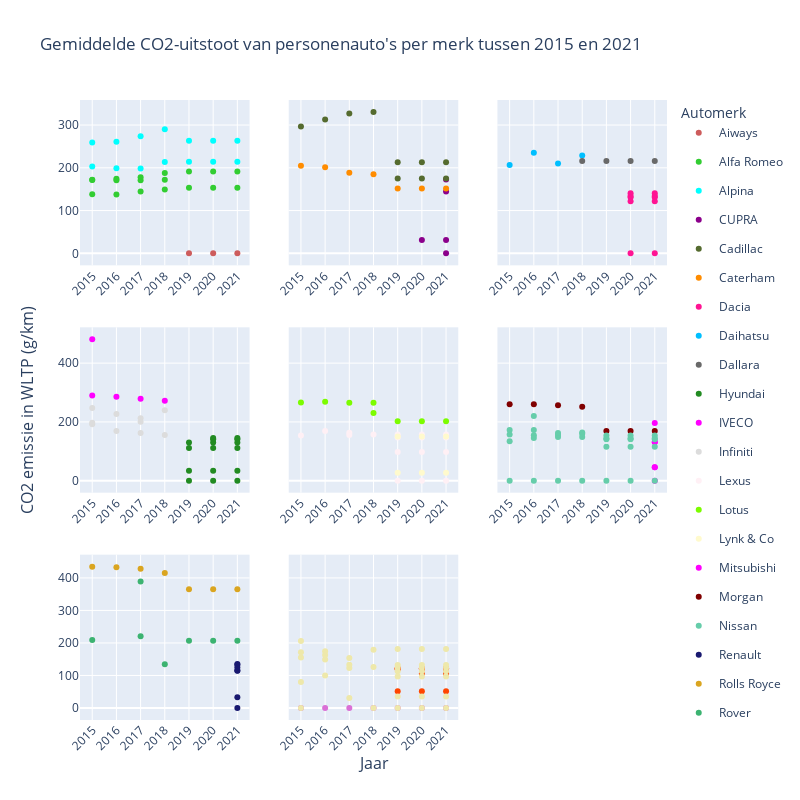

The cell this chart's notebook holds for it:
### Markdown cell above
>**Figuur 5**. Deze staafdiagram visualiseert de totale CO2-uitstoot van personenauto's in de Europese Unie, ingedeeld naar brandstoftype. De x-as vertegenwoordigt de verschillende brandstoftypes, terwijl de y-as de CO2-uitstoot in WLTP (g/km) weergeeft. Elke staaf geeft de emissiewaarden weer voor een specifiek brandstoftype. Door deze visualisatie te lezen, kunnen we gemakkelijk de brandstoftypes identificeren die de hoogste en laagste CO2-uitstoot hebben, waardoor inzicht ontstaat in de impact van verschillende brandstoffen op de uitstoot van broeikasgassen in de transportsector.

We kunnen uit figuur 5 dus afleiden dat auto’s die op benzine rijden hoge hoeveelheden CO2 uitstoten. In de EU bedroeg de totale CO2-uitstoot van personenauto’s voor het brandstoftype ‘petrol’ namelijk 735.0874 miljoen gram per kilometer in één jaar. Als we de totale uitstoot delen door het aantal auto's dat op dit type brandstof rijdt, komen we uit op een uitstoot van 135 g/km per auto. Vergeleken met het toegestane maximum van 95 g/km is dit erg hoog, wat aangeeft dat de emissie niveaus aanzienlijk overschreden worden en dat er behoefte is aan een reductie (bron toevoegen).

### Code cell
df_split = np.array_split(car_emission, 8)

# Split data into different parts.
plot1 = px.scatter(df_split[0], x='year', y='Ewltp (g/km) mean', color='Mk', color_discrete_sequence =['indianred', 'limegreen', 'aqua'], hover_data=[df_split[0]['Ft']])
plot2 = px.scatter(df_split[1], x='year', y='Ewltp (g/km) mean', color='Mk', color_discrete_sequence =['darkmagenta', 'darkolivegreen', 'darkorange'], hover_data=[df_split[1]['Ft']])
plot3 = px.scatter(df_split[2], x='year', y='Ewltp (g/km) mean', color='Mk', color_discrete_sequence =['deeppink', 'deepskyblue', 'dimgray'], hover_data=[df_split[2]['Ft']])
plot4 = px.scatter(df_split[3], x='year', y='Ewltp (g/km) mean', color='Mk', color_discrete_sequence =['forestgreen', 'fuchsia', 'gainsboro'], hover_data=[df_split[3]['Ft']])
plot5 = px.scatter(df_split[4], x='year', y='Ewltp (g/km) mean', color='Mk', color_discrete_sequence =['lavenderblush', 'lawngreen', 'lemonchiffon'], hover_data=[df_split[4]['Ft']])
plot6 = px.scatter(df_split[5], x='year', y='Ewltp (g/km) mean', color='Mk', color_discrete_sequence =['magenta', 'maroon', 'mediumaquamarine'], hover_data=[df_split[5]['Ft']])
plot7 = px.scatter(df_split[6], x='year', y='Ewltp (g/km) mean', color='Mk', color_discrete_sequence =['midnightblue', 'goldenrod', 'mediumseagreen'], hover_data=[df_split[6]['Ft']])
plot8 = px.scatter(df_split[7], x='year', y='Ewltp (g/km) mean', color='Mk', color_discrete_sequence =['orangered', 'orchid', 'palegoldenrod'], hover_data=[df_split[7]['Ft']])

fig = make_subplots(rows=3, cols=3, shared_yaxes=True, x_title="Jaar", y_title="CO2 emissie in WLTP (g/km)")

# Add the trace of each part to the plot.
fig.add_trace(plot1['data'][0], row=1, col=1)
fig.add_trace(plot1['data'][1], row=1, col=1)
fig.add_trace(plot1['data'][2], row=1, col=1)

fig.append_trace(plot2['data'][0], row=1, col=2)
fig.append_trace(plot2['data'][1], row=1, col=2)
fig.append_trace(plot2['data'][2], row=1, col=2)

fig.append_trace(plot3['data'][0], row=1, col=3)
fig.append_trace(plot3['data'][1], row=1, col=3)
fig.append_trace(plot3['data'][2], row=1, col=3)

fig.append_trace(plot4['data'][0], row=2, col=1)
fig.append_trace(plot4['data'][1], row=2, col=1)
fig.append_trace(plot4['data'][2], row=2, col=1)

fig.append_trace(plot5['data'][0], row=2, col=2)
fig.append_trace(plot5['data'][1], row=2, col=2)
fig.append_trace(plot5['data'][2], row=2, col=2)

fig.append_trace(plot6['data'][0], row=2, col=3)
fig.append_trace(plot6['data'][1], row=2, col=3)
fig.append_trace(plot6['data'][2], row=2, col=3)

fig.append_trace(plot7['data'][0], row=3, col=1)
fig.append_trace(plot7['data'][1], row=3, col=1)
fig.append_trace(plot7['data'][2], row=3, col=1)

fig.append_trace(plot8['data'][0], row=3, col=2)
fig.append_trace(plot8['data'][1], row=3, col=2)
fig.append_trace(plot8['data'][2], row=3, col=2)

# Plot settings
fig.update_layout(
    showlegend=True,
    height=800,
    width=800,
    title_text="Gemiddelde CO2-uitstoot van personenauto's per merk tussen 2015 en 2021",
    legend_title="Automerk",
)
fig.update_xaxes(tickangle=-45, categoryarray=[2015, 2016, 2017, 2018, 2019, 2020, 2021], type='category')
fig.show()

### Figure 1 — Plotly figure (JSON) as saved in the notebook; plotly's stock layout.template omitted (floating-point values rounded to 4 significant figures)
{"data": [{"customdata": [["electric"], ["electric"], ["electric"]], "hovertemplate": "Mk=Aiways<br>year=%{x}<br>Ewltp (g/km) mean=%{y}<br>Ft=%{customdata[0]}<extra></extra>", "legendgroup": "Aiways", "marker": {"color": "indianred", "symbol": "circle"}, "mode": "markers", "name": "Aiways", "orientation": "v", "showlegend": true, "type": "scatter", "x": [2019, 2020, 2021], "xaxis": "x", "y": [0, 0, 0], "yaxis": "y"}, {"customdata": [["diesel"], ["lpg"], ["petrol"], ["diesel"], ["lpg"], ["petrol"], ["diesel"], ["lpg"], ["petrol"], ["diesel"], ["lpg"], ["petrol"], ["diesel"], ["petrol"], ["diesel"], ["petrol"], ["diesel"], ["petrol"]], "hovertemplate": "Mk=Alfa Romeo<br>year=%{x}<br>Ewltp (g/km) mean=%{y}<br>Ft=%{customdata[0]}<extra></extra>", "legendgroup": "Alfa Romeo", "marker": {"color": "limegreen", "symbol": "circle"}, "mode": "markers", "name": "Alfa Romeo", "orientation": "v", "showlegend": true, "type": "scatter", "x": [2015, 2015, 2015, 2016, 2016, 2016, 2017, 2017, 2017, 2018, 2018, 2018, 2019, 2019, 2020, 2020, 2021, 2021], "xaxis": "x", "y": [138.0, 171.5, 172.2, 137.7, 170.8, 174.6, 144.8, 170.7, 177.8, 149.3, 172.3, 187.8, 153.6, 191.6, 153.6, 191.6, 153.6, 191.6], "yaxis": "y"}, {"customdata": [["diesel"], ["petrol"], ["diesel"], ["petrol"], ["diesel"], ["petrol"], ["diesel"], ["petrol"], ["diesel"], ["petrol"], ["diesel"], ["petrol"], ["diesel"], ["petrol"]], "hovertemplate": "Mk=Alpina<br>year=%{x}<br>Ewltp (g/km) mean=%{y}<br>Ft=%{customdata[0]}<extra></extra>", "legendgroup": "Alpina", "marker": {"color": "aqua", "symbol": "circle"}, "mode": "markers", "name": "Alpina", "orientation": "v", "showlegend": true, "type": "scatter", "x": [2015, 2015, 2016, 2016, 2017, 2017, 2018, 2018, 2019, 2019, 2020, 2020, 2021, 2021], "xaxis": "x", "y": [203.0, 259.0, 199.3, 261.0, 198.6, 273.7, 213.5, 289.9, 214.3, 263.1, 214.3, 263.1, 214.3, 263.1], "yaxis": "y"}, {"customdata": [["petrol-electric"], ["diesel"], ["electric"], ["petrol"], ["petrol-electric"]], "hovertemplate": "Mk=CUPRA<br>year=%{x}<br>Ewltp (g/km) mean=%{y}<br>Ft=%{customdata[0]}<extra></extra>", "legendgroup": "CUPRA", "marker": {"color": "darkmagenta", "symbol": "circle"}, "mode": "markers", "name": "CUPRA", "orientation": "v", "showlegend": true, "type": "scatter", "x": [2020, 2021, 2021, 2021, 2021], "xaxis": "x2", "y": [31.12, 144.6, 0, 172.9, 31.12], "yaxis": "y2"}, {"customdata": [["petrol"], ["petrol"], ["petrol"], ["petrol"], ["diesel"], ["petrol"], ["diesel"], ["petrol"], ["diesel"], ["petrol"]], "hovertemplate": "Mk=Cadillac<br>year=%{x}<br>Ewltp (g/km) mean=%{y}<br>Ft=%{customdata[0]}<extra></extra>", "legendgroup": "Cadillac", "marker": {"color": "darkolivegreen", "symbol": "circle"}, "mode": "markers", "name": "Cadillac", "orientation": "v", "showlegend": true, "type": "scatter", "x": [2015, 2016, 2017, 2018, 2019, 2019, 2020, 2020, 2021, 2021], "xaxis": "x2", "y": [296.8, 312.9, 327.2, 330.5, 174.8, 213, 174.8, 213, 174.8, 213], "yaxis": "y2"}, {"customdata": [["petrol"], ["petrol"], ["petrol"], ["petrol"], ["petrol"], ["petrol"], ["petrol"]], "hovertemplate": "Mk=Caterham<br>year=%{x}<br>Ewltp (g/km) mean=%{y}<br>Ft=%{customdata[0]}<extra></extra>", "legendgroup": "Caterham", "marker": {"color": "darkorange", "symbol": "circle"}, "mode": "markers", "name": "Caterham", "orientation": "v", "showlegend": true, "type": "scatter", "x": [2015, 2016, 2017, 2018, 2019, 2020, 2021], "xaxis": "x2", "y": [204.7, 201.2, 188.4, 184.9, 151.5, 151.5, 151.5], "yaxis": "y2"}, {"customdata": [["diesel"], ["electric"], ["lpg"], ["ng-biomethane"], ["petrol"], ["diesel"], ["electric"], ["lpg"], ["ng-biomethane"], ["petrol"]], "hovertemplate": "Mk=Dacia<br>year=%{x}<br>Ewltp (g/km) mean=%{y}<br>Ft=%{customdata[0]}<extra></extra>", "legendgroup": "Dacia", "marker": {"color": "deeppink", "symbol": "circle"}, "mode": "markers", "name": "Dacia", "orientation": "v", "showlegend": true, "type": "scatter", "x": [2020, 2020, 2020, 2020, 2020, 2021, 2021, 2021, 2021, 2021], "xaxis": "x3", "y": [134.0, 0, 121.8, 140.7, 131.1, 134.0, 0, 121.8, 140.7, 131.1], "yaxis": "y3"}, {"customdata": [["petrol"], ["petrol"], ["petrol"], ["petrol"]], "hovertemplate": "Mk=Daihatsu<br>year=%{x}<br>Ewltp (g/km) mean=%{y}<br>Ft=%{customdata[0]}<extra></extra>", "legendgroup": "Daihatsu", "marker": {"color": "deepskyblue", "symbol": "circle"}, "mode": "markers", "name": "Daihatsu", "orientation": "v", "showlegend": true, "type": "scatter", "x": [2015, 2016, 2017, 2018], "xaxis": "x3", "y": [206.7, 235.3, 209.9, 228.8], "yaxis": "y3"}, {"customdata": [["petrol"], ["petrol"], ["petrol"], ["petrol"]], "hovertemplate": "Mk=Dallara<br>year=%{x}<br>Ewltp (g/km) mean=%{y}<br>Ft=%{customdata[0]}<extra></extra>", "legendgroup": "Dallara", "marker": {"color": "dimgray", "symbol": "circle"}, "mode": "markers", "name": "Dallara", "orientation": "v", "showlegend": true, "type": "scatter", "x": [2018, 2019, 2020, 2021], "xaxis": "x3", "y": [216, 216, 216, 216], "yaxis": "y3"}, {"customdata": [["electric"], ["lpg"], ["petrol"], ["petrol-electric"], ["diesel"], ["diesel-electric"], ["electric"], ["lpg"], ["petrol"], ["petrol-electric"], ["diesel"], ["diesel-electric"], ["electric"], ["lpg"], ["petrol"], ["petrol-electric"]], "hovertemplate": "Mk=Hyundai<br>year=%{x}<br>Ewltp (g/km) mean=%{y}<br>Ft=%{customdata[0]}<extra></extra>", "legendgroup": "Hyundai", "marker": {"color": "forestgreen", "symbol": "circle"}, "mode": "markers", "name": "Hyundai", "orientation": "v", "showlegend": true, "type": "scatter", "x": [2019, 2019, 2019, 2019, 2020, 2020, 2020, 2020, 2020, 2020, 2021, 2021, 2021, 2021, 2021, 2021], "xaxis": "x4", "y": [0, 110.8, 130.2, 33.5, 140.6, 145.1, 0, 110.8, 130.2, 33.5, 140.6, 145.1, 0, 110.8, 130.2, 33.5], "yaxis": "y4"}, {"customdata": [["diesel"], ["petrol"], ["diesel"], ["diesel"], ["diesel"]], "hovertemplate": "Mk=IVECO<br>year=%{x}<br>Ewltp (g/km) mean=%{y}<br>Ft=%{customdata[0]}<extra></extra>", "legendgroup": "IVECO", "marker": {"color": "fuchsia", "symbol": "circle"}, "mode": "markers", "name": "IVECO", "orientation": "v", "showlegend": true, "type": "scatter", "x": [2015, 2015, 2016, 2017, 2018], "xaxis": "x4", "y": [289.6, 481, 285.2, 278.6, 271.7], "yaxis": "y4"}, {"customdata": [["diesel"], ["petrol"], ["petrol-electric"], ["diesel"], ["petrol"], ["diesel"], ["petrol"], ["petrol-electric"], ["diesel"], ["petrol"]], "hovertemplate": "Mk=Infiniti<br>year=%{x}<br>Ewltp (g/km) mean=%{y}<br>Ft=%{customdata[0]}<extra></extra>", "legendgroup": "Infiniti", "marker": {"color": "gainsboro", "symbol": "circle"}, "mode": "markers", "name": "Infiniti", "orientation": "v", "showlegend": true, "type": "scatter", "x": [2015, 2015, 2015, 2016, 2016, 2017, 2017, 2017, 2018, 2018], "xaxis": "x4", "y": [192.2, 247.4, 197.3, 168.7, 226.6, 162.2, 212.0, 200.6, 155.7, 239.7], "yaxis": "y4"}, {"customdata": [["petrol-electric"], ["petrol"], ["petrol"], ["petrol-electric"], ["petrol"], ["diesel"], ["electric"], ["petrol"], ["petrol-electric"], ["diesel"], ["electric"], ["petrol"], ["petrol-electric"], ["diesel"], ["electric"], ["petrol"], ["petrol-electric"]], "hovertemplate": "Mk=Lexus<br>year=%{x}<br>Ewltp (g/km) mean=%{y}<br>Ft=%{customdata[0]}<extra></extra>", "legendgroup": "Lexus", "marker": {"color": "lavenderblush", "symbol": "circle"}, "mode": "markers", "name": "Lexus", "orientation": "v", "showlegend": true, "type": "scatter", "x": [2015, 2016, 2017, 2017, 2018, 2019, 2019, 2019, 2019, 2020, 2020, 2020, 2020, 2021, 2021, 2021, 2021], "xaxis": "x5", "y": [153.6, 169.4, 162.7, 155.5, 156.7, 157, 0, 147.1, 97.12, 157, 0, 147.1, 97.12, 157, 0, 147.1, 97.12], "yaxis": "y5"}, {"customdata": [["petrol"], ["petrol"], ["petrol"], ["diesel"], ["petrol"], ["petrol"], ["petrol"], ["petrol"]], "hovertemplate": "Mk=Lotus<br>year=%{x}<br>Ewltp (g/km) mean=%{y}<br>Ft=%{customdata[0]}<extra></extra>", "legendgroup": "Lotus", "marker": {"color": "lawngreen", "symbol": "circle"}, "mode": "markers", "name": "Lotus", "orientation": "v", "showlegend": true, "type": "scatter", "x": [2015, 2016, 2017, 2018, 2018, 2019, 2020, 2021], "xaxis": "x5", "y": [266.4, 268.3, 264.8, 230, 265.2, 202.6, 202.6, 202.6], "yaxis": "y5"}, {"customdata": [["petrol"], ["petrol-electric"], ["petrol"], ["petrol-electric"], ["petrol"], ["petrol-electric"]], "hovertemplate": "Mk=Lynk & Co<br>year=%{x}<br>Ewltp (g/km) mean=%{y}<br>Ft=%{customdata[0]}<extra></extra>", "legendgroup": "Lynk & Co", "marker": {"color": "lemonchiffon", "symbol": "circle"}, "mode": "markers", "name": "Lynk & Co", "orientation": "v", "showlegend": true, "type": "scatter", "x": [2019, 2019, 2020, 2020, 2021, 2021], "xaxis": "x5", "y": [150.5, 27.01, 150.5, 27.01, 150.5, 27.01], "yaxis": "y5"}, {"customdata": [["diesel"], ["diesel-electric"], ["electric"], ["lpg"], ["petrol"], ["petrol-electric"]], "hovertemplate": "Mk=Mitsubishi<br>year=%{x}<br>Ewltp (g/km) mean=%{y}<br>Ft=%{customdata[0]}<extra></extra>", "legendgroup": "Mitsubishi", "marker": {"color": "magenta", "symbol": "circle"}, "mode": "markers", "name": "Mitsubishi", "orientation": "v", "showlegend": true, "type": "scatter", "x": [2021, 2021, 2021, 2021, 2021, 2021], "xaxis": "x6", "y": [196.4, 46, 0, 131.1, 131.4, 46.02], "yaxis": "y6"}, {"customdata": [["petrol"], ["petrol"], ["petrol"], ["petrol"], ["petrol"], ["petrol"], ["petrol"]], "hovertemplate": "Mk=Morgan<br>year=%{x}<br>Ewltp (g/km) mean=%{y}<br>Ft=%{customdata[0]}<extra></extra>", "legendgroup": "Morgan", "marker": {"color": "maroon", "symbol": "circle"}, "mode": "markers", "name": "Morgan", "orientation": "v", "showlegend": true, "type": "scatter", "x": [2015, 2016, 2017, 2018, 2019, 2020, 2021], "xaxis": "x6", "y": [259.7, 260.2, 256.7, 252.0, 168.7, 168.7, 168.7], "yaxis": "y6"}, {"customdata": [["diesel"], ["electric"], ["lpg"], ["petrol"], ["diesel"], ["electric"], ["lpg"], ["ng-biomethane"], ["petrol"], ["diesel"], ["electric"], ["lpg"], ["petrol"], ["diesel"], ["electric"], ["lpg"], ["petrol"], ["diesel"], ["electric"], ["lpg"], ["petrol"], ["petrol-electric"], ["diesel"], ["electric"], ["lpg"], ["petrol"], ["petrol-electric"], ["diesel"], ["electric"], ["lpg"], ["petrol"], ["petrol-electric"]], "hovertemplate": "Mk=Nissan<br>year=%{x}<br>Ewltp (g/km) mean=%{y}<br>Ft=%{customdata[0]}<extra></extra>", "legendgroup": "Nissan", "marker": {"color": "mediumaquamarine", "symbol": "circle"}, "mode": "markers", "name": "Nissan", "orientation": "v", "showlegend": true, "type": "scatter", "x": [2015, 2015, 2015, 2015, 2016, 2016, 2016, 2016, 2016, 2017, 2017, 2017, 2017, 2018, 2018, 2018, 2018, 2019, 2019, 2019, 2019, 2019, 2020, 2020, 2020, 2020, 2020, 2021, 2021, 2021, 2021, 2021], "xaxis": "x6", "y": [157.1, 0, 134.5, 172.6, 154.7, 0, 145.2, 219.7, 172.5, 148.2, 0, 155.2, 162.4, 148.2, 0, 159.9, 163.7, 154.0, 0, 115.6, 140.8, 144, 154.0, 0, 115.6, 140.8, 144, 154.0, 0, 115.6, 140.8, 144], "yaxis": "y6"}, {"customdata": [["diesel"], ["electric"], ["lpg"], ["ng-biomethane"], ["other"], ["petrol"], ["petrol-electric"]], "hovertemplate": "Mk=Renault<br>year=%{x}<br>Ewltp (g/km) mean=%{y}<br>Ft=%{customdata[0]}<extra></extra>", "legendgroup": "Renault", "marker": {"color": "midnightblue", "symbol": "circle"}, "mode": "markers", "name": "Renault", "orientation": "v", "showlegend": true, "type": "scatter", "x": [2021, 2021, 2021, 2021, 2021, 2021, 2021], "xaxis": "x7", "y": [132.6, 0, 115.1, 114.6, 135, 124.4, 32.91], "yaxis": "y7"}, {"customdata": [["petrol"], ["petrol"], ["petrol"], ["petrol"], ["petrol"], ["petrol"], ["petrol"]], "hovertemplate": "Mk=Rolls Royce<br>year=%{x}<br>Ewltp (g/km) mean=%{y}<br>Ft=%{customdata[0]}<extra></extra>", "legendgroup": "Rolls Royce", "marker": {"color": "goldenrod", "symbol": "circle"}, "mode": "markers", "name": "Rolls Royce", "orientation": "v", "showlegend": true, "type": "scatter", "x": [2015, 2016, 2017, 2018, 2019, 2020, 2021], "xaxis": "x7", "y": [434.5, 433.2, 428.2, 415.4, 365.2, 365.2, 365.2], "yaxis": "y7"}, {"customdata": [["diesel"], ["diesel"], ["petrol"], ["diesel"], ["diesel"], ["diesel"], ["diesel"]], "hovertemplate": "Mk=Rover<br>year=%{x}<br>Ewltp (g/km) mean=%{y}<br>Ft=%{customdata[0]}<extra></extra>", "legendgroup": "Rover", "marker": {"color": "mediumseagreen", "symbol": "circle"}, "mode": "markers", "name": "Rover", "orientation": "v", "showlegend": true, "type": "scatter", "x": [2015, 2017, 2017, 2018, 2019, 2020, 2021], "xaxis": "x7", "y": [208.8, 220.4, 388.7, 134.4, 206.7, 206.7, 206.7], "yaxis": "y7"}, {"customdata": [["lpg"], ["ng-biomethane"], ["petrol"], ["petrol-electric"], ["diesel"], ["lpg"], ["ng-biomethane"], ["petrol"], ["petrol-electric"], ["diesel"], ["lpg"], ["ng-biomethane"], ["petrol"], ["petrol-electric"]], "hovertemplate": "Mk=Suzuki<br>year=%{x}<br>Ewltp (g/km) mean=%{y}<br>Ft=%{customdata[0]}<extra></extra>", "legendgroup": "Suzuki", "marker": {"color": "orangered", "symbol": "circle"}, "mode": "markers", "name": "Suzuki", "orientation": "v", "showlegend": true, "type": "scatter", "x": [2019, 2019, 2019, 2019, 2020, 2020, 2020, 2020, 2020, 2021, 2021, 2021, 2021, 2021], "xaxis": "x8", "y": [122.5, 119.9, 121.0, 51.14, 106, 122.5, 119.9, 121.0, 51.14, 106, 122.5, 119.9, 121.0, 51.14], "yaxis": "y8"}, {"customdata": [["electric"], ["electric"], ["electric"], ["electric"], ["electric"], ["electric"], ["electric"]], "hovertemplate": "Mk=Tesla<br>year=%{x}<br>Ewltp (g/km) mean=%{y}<br>Ft=%{customdata[0]}<extra></extra>", "legendgroup": "Tesla", "marker": {"color": "orchid", "symbol": "circle"}, "mode": "markers", "name": "Tesla", "orientation": "v", "showlegend": true, "type": "scatter", "x": [2015, 2016, 2017, 2018, 2019, 2020, 2021], "xaxis": "x8", "y": [0, 0, 0, 0, 0, 0, 0], "yaxis": "y8"}, {"customdata": [["diesel"], ["electric"], ["lpg"], ["petrol"], ["petrol-electric"], ["diesel"], ["lpg"], ["petrol"], ["petrol-electric"], ["diesel"], ["lpg"], ["petrol"], ["petrol-electric"], ["diesel"], ["electric"], ["petrol"], ["diesel"], ["electric"], ["lpg"], ["ng"], ["other"], ["petrol"], ["petrol-electric"], ["diesel"], ["electric"], ["lpg"], ["ng"], ["other"], ["petrol"], ["petrol-electric"], ["diesel"], ["electric"], ["lpg"], ["ng"], ["other"], ["petrol"], ["petrol-electric"]], "hovertemplate": "Mk=Toyota<br>year=%{x}<br>Ewltp (g/km) mean=%{y}<br>Ft=%{customdata[0]}<extra></extra>", "legendgroup": "Toyota", "marker": {"color": "palegoldenrod", "symbol": "circle"}, "mode": "markers", "name": "Toyota", "orientation": "v", "showlegend": true, "type": "scatter", "x": [2015, 2015, 2015, 2015, 2015, 2016, 2016, 2016, 2016, 2017, 2017, 2017, 2017, 2018, 2018, 2018, 2019, 2019, 2019, 2019, 2019, 2019, 2019, 2020, 2020, 2020, 2020, 2020, 2020, 2020, 2021, 2021, 2021, 2021, 2021, 2021, 2021], "xaxis": "x8", "y": [171.3, 0, 206.3, 155.5, 80.29, 162.8, 174.5, 149.3, 100.2, 153.5, 123.0, 132.9, 31.05, 178.8, 0, 126.0, 181.2, 0, 124.1, 132, 97, 113.0, 34.96, 181.2, 0, 124.1, 132, 97, 113.0, 34.96, 181.2, 0, 124.1, 132, 97, 113.0, 34.96], "yaxis": "y8"}], "layout": {"annotations": [{"font": {"size": 16}, "showarrow": false, "text": "Jaar", "x": 0.5, "xanchor": "center", "xref": "paper", "y": 0, "yanchor": "top", "yref": "paper", "yshift": -30}, {"font": {"size": 16}, "showarrow": false, "text": "CO2 emissie in WLTP (g/km)", "textangle": -90, "x": 0, "xanchor": "right", "xref": "paper", "xshift": -40, "y": 0.5, "yanchor": "middle", "yref": "paper"}], "height": 800, "legend": {"title": {"text": "Automerk"}}, "showlegend": true, "title": {"text": "Gemiddelde CO2-uitstoot van personenauto's per merk tussen 2015 en 2021"}, "width": 800, "xaxis": {"anchor": "y", "categoryarray": [2015, 2016, 2017, 2018, 2019, 2020, 2021], "domain": [0, 0.2889], "tickangle": -45, "type": "category"}, "xaxis2": {"anchor": "y2", "categoryarray": [2015, 2016, 2017, 2018, 2019, 2020, 2021], "domain": [0.3556, 0.6444], "tickangle": -45, "type": "category"}, "xaxis3": {"anchor": "y3", "categoryarray": [2015, 2016, 2017, 2018, 2019, 2020, 2021], "domain": [0.7111, 1], "tickangle": -45, "type": "category"}, "xaxis4": {"anchor": "y4", "categoryarray": [2015, 2016, 2017, 2018, 2019, 2020, 2021], "domain": [0, 0.2889], "tickangle": -45, "type": "category"}, "xaxis5": {"anchor": "y5", "categoryarray": [2015, 2016, 2017, 2018, 2019, 2020, 2021], "domain": [0.3556, 0.6444], "tickangle": -45, "type": "category"}, "xaxis6": {"anchor": "y6", "categoryarray": [2015, 2016, 2017, 2018, 2019, 2020, 2021], "domain": [0.7111, 1], "tickangle": -45, "type": "category"}, "xaxis7": {"anchor": "y7", "categoryarray": [2015, 2016, 2017, 2018, 2019, 2020, 2021], "domain": [0, 0.2889], "tickangle": -45, "type": "category"}, "xaxis8": {"anchor": "y8", "categoryarray": [2015, 2016, 2017, 2018, 2019, 2020, 2021], "domain": [0.3556, 0.6444], "tickangle": -45, "type": "category"}, "xaxis9": {"anchor": "y9", "categoryarray": [2015, 2016, 2017, 2018, 2019, 2020, 2021], "domain": [0.7111, 1], "tickangle": -45, "type": "category"}, "yaxis": {"anchor": "x", "domain": [0.7333, 1]}, "yaxis2": {"anchor": "x2", "domain": [0.7333, 1], "matches": "y", "showticklabels": false}, "yaxis3": {"anchor": "x3", "domain": [0.7333, 1], "matches": "y", "showticklabels": false}, "yaxis4": {"anchor": "x4", "domain": [0.3667, 0.6333]}, "yaxis5": {"anchor": "x5", "domain": [0.3667, 0.6333], "matches": "y4", "showticklabels": false}, "yaxis6": {"anchor": "x6", "domain": [0.3667, 0.6333], "matches": "y4", "showticklabels": false}, "yaxis7": {"anchor": "x7", "domain": [0, 0.2667]}, "yaxis8": {"anchor": "x8", "domain": [0, 0.2667], "matches": "y7", "showticklabels": false}, "yaxis9": {"anchor": "x9", "domain": [0, 0.2667], "matches": "y7", "showticklabels": false}}}
